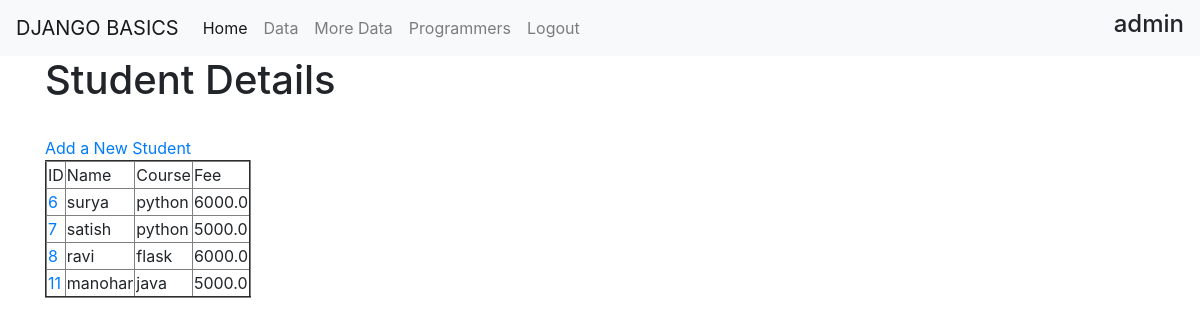
/crudApp/cbv/ (signed in), run on the app's committed database.
### crudApp/models.py (models this page shows, shortened)
class Student(models.Model):
    course_choices = [('python', 'Python'), ('java', 'Java'),
                      ('django', 'Django'), ('flask', 'Flask')]
    fullname = models.CharField(max_length=20)
    course = models.CharField(max_length=10, choices=course_choices)
    fee = models.FloatField()

### crudApp/views.py (the view)
class StudentListView(LoginRequiredMixin, ListView):
    model = Student

### templates/crudApp/student_list.html (shortened to what this page needs)
{% extends 'templateApp/base.html' %}
{% block content %}
<div class="container">
    <h1>Student Details</h1>
    <br><a href="{% url 'cbv_create' %}">Add a New Student</a>
    <table border="2">
        <tr>
            <td>ID</td>
            <td>Name</td>
            <td>Course</td>
            <td>Fee</td>
        </tr>
        {% for student in student_list %}
        <tr>
            <td><a href="{% url 'cbv_student_detail' student.id%}">{{student.id}}</a></td>
            <td>{{student.fullname}}</td>
            <td>{{student.course}}</td>
            <td>{{student.fee}}</td>
        </tr>
        {% endfor %}
    </table>
</div>
{% endblock content %}

### templates/templateApp/base.html (shortened to what this page needs)
<!DOCTYPE html>
<html lang="en">
<head>
    <link rel="stylesheet" href="https://stackpath.bootstrapcdn.com/bootstrap/4.4.1/css/bootstrap.min.css"
>
</head>
<body>
    <nav class="navbar navbar-expand-lg navbar-light bg-light">
        <a class="navbar-brand" href="{% url 'template_home' %}">DJANGO BASICS</a>
        <div class="collapse navbar-collapse" id="navbarNav">
            <ul class="navbar-nav">
                <li class="nav-item active">
                    <a class="nav-link" href="{% url 'template_home' %}">Home<span class="sr-only">(current)</span></a>
                </li>
                <li class="nav-item">
                    <a class="nav-link" href="{% url 'template_data' %}">Data</a>
                </li>
                <li class="nav-item">
                    <a class="nav-link" href="{% url 'more_data' %}">More Data</a>
                </li>
                <li class="nav-item">
                    <a class="nav-link" href="{% url 'programmers' %}">Programmers</a>
                </li>
                {% if user.is_authenticated %}
                <li class="nav-item">
                    <a class="nav-link" href="{% url 'logout' %}">Logout</a>
                </li>
                {% endif %}
            </ul>
        </div>
        <h4 class="text-right">{{ user.username }}</h4>
    </nav>
    {% block content%}
    {% endblock %}
</body>
</html>

### data on the page
Student: id "6", fullname "surya", course "python", fee "6000.0"
Student: id "7", fullname "satish", course "python", fee "5000.0"
Student: id "8", fullname "ravi", course "flask", fee "6000.0"
Student: id "11", fullname "manohar", course "java", fee "5000.0"

### other printed values
{{ user.username }} "admin"
